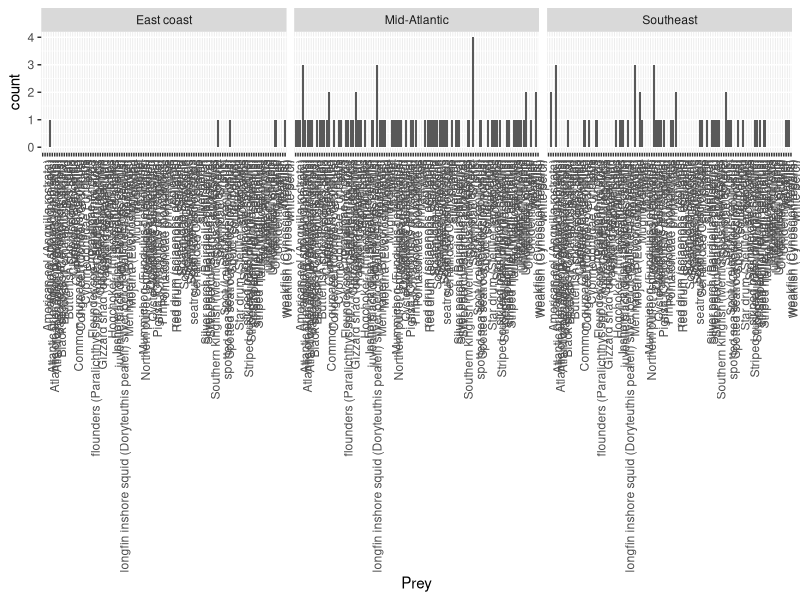

Write R code to recreate this figure.
## ---- chunk 1
library(tidyverse)
library(ggplot2)
library(readxl)
## ---- chunk 2
dat <- readxl::read_xlsx("Data/DataExtraction_Jacoby.xlsx")


## ---- chunk 3
dat <- dat %>% 
  dplyr::select(-"...1") %>% #remove first column
  filter(!row_number() %in% 1) #remove first row

## ---- chunk 4
dat <- dat %>% filter(`Data Type` != c("none")) #isotope just tells us what they are similar to - should we remove?  
## ---- chunk 5
dat$Prey <- gsub(pattern = ',', replacement = ";", x = dat$Prey) #make all commmas semi colon 
dat <- dat %>% separate_rows(Prey, sep=';')
## ---- chunk 6
dat <- dat %>%
  mutate_if(is.character, str_trim) #removes whitespace at beginning and end of all characters
## ---- chunk 7
dat <- dat %>%
  filter(Prey != "") #removes that one row ""
## ---- chunk 8
tallied <- dat %>% group_by(Prey) %>% tally()
tallied$Prey
## ---- chunk 9
dat$Prey <- ifelse(dat$Prey == 'anchovies'| dat$Prey == "Fatty acid: anchovy", "anchovy spp (Anchoa spp.)", dat$Prey)

dat$Prey <- ifelse(dat$Prey == 'and crabs', "crabs", dat$Prey)

dat$Prey <- ifelse( dat$Prey == 'and oystr toadfish'| dat$Prey == "toadfish (Opsanus tau)", "Oyster toadfish (Opsanus tau)", dat$Prey)

dat$Prey <- ifelse(dat$Prey == "Atlantic croaker"| dat$Prey == "croacker"| dat$Prey == "croaker"| dat$Prey == "Croaker Sciaenid", "Atlantic croaker (Micropogonias undulatus)",dat$Prey)

dat$Prey <- ifelse(dat$Prey == "Bluefish Pomatomus saltatrix", "Bluefish (Pomatomus saltatrix)",dat$Prey) 

dat$Prey <- ifelse(dat$Prey == "brief squid"| dat$Prey == "Brief squid Lolliguncula brevis", "Atlantic brief squid (Lolliguncula brevis)", dat$Prey)

dat$Prey <- ifelse(dat$Prey == "Congridae Conger", "Conger eel (Conger oceanicus)", dat$Prey)

dat$Prey <- ifelse(dat$Prey == "Decapoda \"Shrimp\""| dat$Prey == "Shrimp Pernaeus sp.", "shrimp",dat$Prey) 

dat$Prey <- ifelse(dat$Prey == "Enoploteuthis sp.", "Enoploteuthis",dat$Prey)
                                                                            
dat$Prey <- ifelse(dat$Prey == "grunt"| dat$Prey == "Grunt Haemulid"| dat$Prey == "Haemulon", "Grunt Haemulon sp.", dat$Prey)
                                                                                   
dat$Prey <- ifelse(dat$Prey == "hakee spp. (Urophycis spp.)", "Hake (Urophycis sp.)", dat$Prey)
                                                                                   
dat$Prey <- ifelse(dat$Prey == "Histioteuthis", "Histioteuthis cr H. miranda", dat$Prey)
                                                                                   
dat$Prey <- ifelse( dat$Prey == "Illex illecebrosus", "Illex spp.", dat$Prey)
                                                                                   
dat$Prey <- ifelse(dat$Prey == "Labrid", "Labridae", dat$Prey)
                                                                                   
dat$Prey <- ifelse(dat$Prey == "ladyfish", "ladyfish (Elops saurus)", dat$Prey)
'%!in%' <- function(x,y)!('%in%'(x,y))
dat <- dat %>% dplyr::filter(Prey %!in% c("fish", "Fish", "Fish (1)"))
## ---- chunk 10
dat %>% 
  dplyr::filter(Ecotype == "Coastal")%>% 
  ggplot(aes(x=Prey)) + 
  geom_bar(aes(y = ..count..)) + theme(axis.text.x = element_text(angle = 90, vjust = 1, hjust = 1)) + facet_wrap(~Region)
